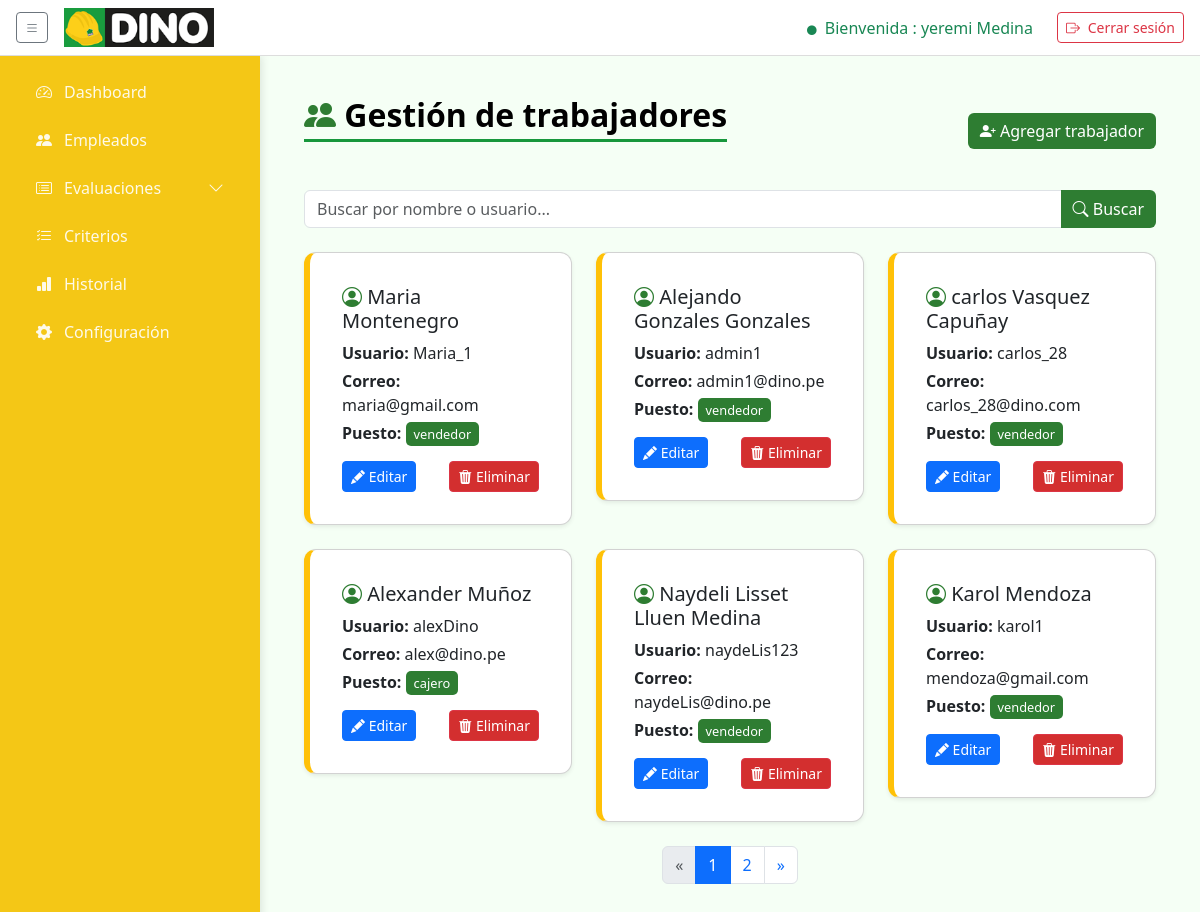
Page /empleados/ (signed in) on the committed database.
### core/models.py (models this page shows, shortened)
class Usuario(AbstractUser):
    """
    Modelo personalizado para el usuario, heredando de AbstractUser.
    Este modelo ahora solo contiene los campos estándar del usuario.
    """

class Trabajador(models.Model):
    user = models.OneToOneField(settings.AUTH_USER_MODEL, on_delete=models.CASCADE, related_name='trabajador', null=True, blank=True)
    puesto = models.ForeignKey(Puesto, on_delete=models.SET_NULL, null=True, blank=True)
    telefono = models.CharField(max_length=20, blank=True)
    direccion = models.CharField(max_length=200, blank=True)

class Puesto(models.Model):
    nombre = models.CharField(max_length=50, unique=True)
    descripcion = models.TextField(blank=True, null=True)

### core/views.py (the view)
# urls.py: path('empleados/', views.gestion_empleados, name='gestion_empleados'),
@login_required
def gestion_empleados(request):
    query = request.GET.get('q', '')
    qs = Trabajador.objects.select_related('user')
    if query:
        qs = qs.filter(
            Q(user__username__icontains=query) |
            Q(user__first_name__icontains=query) |
            Q(user__last_name__icontains=query)
        )
    paginator = Paginator(qs, 6)
    page = request.GET.get('page')
    page_obj = paginator.get_page(page)
    return render(request, 'empleados/lista.html', {
        'empleados': page_obj,
        'query': query
    })

### templates/empleados/lista.html (shortened to what this page needs)
{% extends "base/base.html" %}
{% load static %}
{% block extra_css %}
<link rel="stylesheet" href="{% static 'css/empleados.css' %}">
{% endblock %}
{% block content %}
<div class="container mt-2">
  <div class="d-flex justify-content-between align-items-center mb-4">
    <h2 class="titulo">
      <i class="bi bi-people-fill icono-verde"></i> Gestión de trabajadores
    </h2>
    <a href="{% url 'agregar_empleado' %}" class="btn btn-success">
      <i class="bi bi-person-plus-fill"></i> Agregar trabajador
    </a>
  </div>
  <form method="get" class="mb-4">
    <div class="input-group">
      <input type="text" name="q" class="form-control"
             placeholder="Buscar por nombre o usuario..." value="{{ query }}">
      <button class="btn btn-success" type="submit">
        <i class="bi bi-search"></i> Buscar
      </button>
    </div>
  </form>
  <div class="row">
    {% for t in empleados %}
    <div class="col-md-4">
      <div class="card p-3 mb-4 shadow-sm">
        <div class="card-body">
          <h5 class="card-title">
            <i class="bi bi-person-circle icono-verde"></i>
            {{ t.user.first_name }} {{ t.user.last_name }}
          </h5>
          <p class="card-text mb-1">
            <strong>Usuario:</strong> {{ t.user.username }}
          </p>
          <p class="card-text mb-1">
            <strong>Correo:</strong> {{ t.user.email }}
          </p>
          <p class="card-text mb-1">
            <strong>Puesto:</strong>
            <span class="badge-puesto">
              {{ t.puesto.nombre|default:"No asignado" }}
            </span>
          </p>
          <div class="d-flex justify-content-between mt-3">
            <a href="{% url 'editar_empleado' t.id %}" class="btn btn-sm btn-primary">
              <i class="bi bi-pencil-fill"></i> Editar
            </a>
            <a href="{% url 'eliminar_empleado' t.id %}" class="btn btn-sm btn-danger"
               onclick="return confirm('¿Eliminar a {{ t.user.username }}?')">
              <i class="bi bi-trash3-fill"></i> Eliminar
            </a>
          </div>
        </div>
      </div>
    </div>
    {% empty %}
    <div class="col-12">
      <p class="text-muted">No hay trabajadores registrados.</p>
    </div>
    {% endfor %}
  </div>
  {% if empleados.has_other_pages %}
  <nav aria-label="Paginación trabajadores">
    <ul class="pagination justify-content-center">
      {% if empleados.has_previous %}
      <li class="page-item">
        <a class="page-link" href="?q={{ query }}&page={{ empleados.previous_page_number }}">&laquo;</a>
      </li>
      {% else %}
      <li class="page-item disabled"><span class="page-link">&laquo;</span></li>
      {% endif %}
      {% for num in empleados.paginator.page_range %}
      <li class="page-item {% if empleados.number == num %}active{% endif %}">
        <a class="page-link" href="?q={{ query }}&page={{ num }}">{{ num }}</a>
      </li>
      {% endfor %}
      {% if empleados.has_next %}
      <li class="page-item">
        <a class="page-link" href="?q={{ query }}&page={{ empleados.next_page_number }}">&raquo;</a>
      </li>
      {% else %}
      <li class="page-item disabled"><span class="page-link">&raquo;</span></li>
      {% endif %}
    </ul>
  </nav>
  {% endif %}
</div>
{% endblock %}

### templates/base/base.html (shortened to what this page needs)
{% load static %}
<!DOCTYPE html>
<html lang="es">
<head>
    <link href="https://cdn.jsdelivr.net/npm/bootstrap@5.3.0/dist/css/bootstrap.min.css" rel="stylesheet" />
    <link href="https://cdn.jsdelivr.net/npm/bootstrap-icons@1.10.5/font/bootstrap-icons.css" rel="stylesheet" />
    {% block extra_css %}{% endblock %}
</head>
<body>
    <nav class="navbar d-flex justify-content-between align-items-center">
        <div class="d-flex align-items-center">
            <button id="sidebarToggle" class="btn btn-outline-secondary btn-sm me-3">
                <i class="bi bi-list"></i>
            </button>
            <a class="navbar-brand">
                <img src="{% static 'img/logo_dino.png' %}" alt="Logo Dino">
            </a>
        </div>
        <div class="d-flex align-items-center">
            <span class="text-success me-4">
                <i class="bi bi-circle-fill me-1" style="font-size:.6rem;"></i> Bienvenida :
                {{ request.user.get_full_name|default:request.user.username }}
            </span>
            <form id="logoutForm" method="post" action="{% url 'index' %}">
                <button type="submit" class="btn btn-outline-danger btn-sm">
                    <i class="bi bi-box-arrow-right me-1"></i> Cerrar sesión
                </button>
            </form>
        </div>
    </nav>
    {% with request.resolver_match.url_name as view_name %}
    <div class="d-flex main">
        <aside class="sidebar" id="sidebar">
            <ul class="nav flex-column">
                <li class="nav-item">
                    <a href="{% url 'admin_dashboard' %}"
                        class="nav-link {% if view_name == 'admin_dashboard' %}active{% endif %}">
                        <i class="bi bi-speedometer2"></i><span>Dashboard</span>
                    </a>
                </li>
                <li class="nav-item">
                    <a href="{% url 'gestion_empleados' %}"
                        class="nav-link {% if view_name == 'gestion_empleados' %}active{% endif %}">
                        <i class="bi bi-people-fill"></i><span>Empleados</span>
                    </a>
                </li>
                <li
                    class="nav-item has-submenu {% if view_name == 'lista_evaluaciones' or view_name == 'realizar_autoevaluacion' %}submenu-open{% endif %}">
                    <a href="#" class="nav-link submenu-toggle">
                        <i class="bi bi-card-list"></i><span>Evaluaciones</span>
                        <i class="bi bi-chevron-down ms-auto"></i>
                    </a>
                </li>
                <li class="nav-item">
                    <a href="{% url 'lista_criterios' %}"
                        class="nav-link {% if view_name == 'lista_criterios' %}active{% endif %}">
                        <i class="bi bi-list-check"></i><span>Criterios</span>
                    </a>
                </li>
                <li class="nav-item">
                    <a href="{% url 'historial_evaluaciones' %}"
                        class="nav-link {% if view_name == 'historial_evaluaciones' %}active{% endif %}">
                        <i class="bi bi-bar-chart-fill"></i><span>Historial</span>
                    </a>
                </li>
                <li class="nav-item">
                    <a href="{% url 'admin_dashboard' %}"
                        class="nav-link {% if view_name == 'configuracion' %}active{% endif %}">
                        <i class="bi bi-gear-fill"></i><span>Configuración</span>
                    </a>
                </li>
            </ul>
        </aside>
        <main class="content">
            {% block content %}{% endblock %}
        </main>
    </div>
    {% endwith %}
</body>
</html>

### static/css/empleados.css (style rules this page uses)
body { background-color: #f5fff5; font-family: 'Segoe UI', sans-serif; }
.titulo { color: #2e7d32; font-weight: bold; }
.btn-success { background-color: #2e7d32; border: none; }
.btn-danger { background-color: #d32f2f; }
.card { border-left: 6px solid #ffc107; border-radius: 12px; transition: all 0.2s; }
.badge-puesto { background-color: #2e7d32; color: white; padding: 3px 8px; border-radius: 5px; font-size: 0.8rem; }
.icono-verde { color: #2e7d32; }

### templates/base/base.html (style rules this page uses)
:root { --sidebar-width: 260px; --sidebar-collapsed: 80px; --primary: #F4C716; --bg: #f9f9f9; --tre: #17973C; --secundary: #000000; --shadow: rgba(0, 0, 0, 0.1); }
html, body { margin: 0; padding: 0; height: 100%; background: var(--bg); font-family: 'Lato', sans-serif; }
.d-flex.main { height: calc(100vh - 56px); }
aside.sidebar { position: fixed; top: 56px; left: 0; bottom: 0; width: var(--sidebar-width); background: black; color: #fff; padding: 1rem; box-shadow: 2px 0 8px var(--shadow); transition: width .3s; z-index: 1050; }
aside.sidebar .nav-link { color: rgba(255, 255, 255, 0.9); margin-bottom: .5rem; border-radius: 6px; display: flex; align-items: center; gap: .5rem; white-space: nowrap; overflow: hidden; }
aside.sidebar .nav-link i { min-width: 24px; text-align: center; }
aside.sidebar .nav-link span { transition: opacity .3s; }
main.content { margin-top: 56px; margin-left: var(--sidebar-width); padding: 2rem; transition: margin-left .3s; position: relative; overflow: auto; }
main.content h2 { color: var(--primary); border-bottom: 3px solid var(--primary); padding-bottom: .3rem; margin-bottom: 1.5rem; }
nav.navbar { background: #fff; border-bottom: 1px solid #ddd; height: 56px; z-index: 1100; padding: 0 1rem; position: fixed; top: 0; left: 0; right: 0; }
nav.navbar .navbar-brand { flex: none; display: flex; align-items: center; }
nav.navbar .navbar-brand img { width: 150px; height: auto; flex-shrink: 0; }
aside.sidebar { width: var(--sidebar-width); background: var(--primary); color: #fff; display: flex; flex-direction: column; padding: 1rem; box-shadow: 2px 0 8px var(--shadow); transition: width .3s; }
main.content { flex: 1; overflow: auto; padding: 2rem; }
main.content h2 { color: var(--secundary); border-bottom: 3px solid var(--tre); padding-bottom: .3rem; margin-bottom: 1.5rem; }
.has-submenu { position: relative; }

### rows in the picture
Usuario: user.get_full_name "yeremi Medina"
Trabajador: user.first_name "Maria", user.last_name "Montenegro", user.username "Maria_1", user.email "maria@gmail.com", puesto.nombre "vendedor"
Trabajador: user.first_name "Alejando", user.last_name "Gonzales Gonzales", user.username "admin1", user.email "admin1@dino.pe", puesto.nombre "vendedor"
Trabajador: user.first_name "carlos", user.last_name "Vasquez Capuñay", user.username "carlos_28", user.email "carlos_28@dino.com", puesto.nombre "vendedor"
Trabajador: user.first_name "Alexander", user.last_name "Muñoz", user.username "alexDino", user.email "alex@dino.pe", puesto.nombre "cajero"
Trabajador: user.first_name "Naydeli Lisset", user.last_name "Lluen Medina", user.username "naydeLis123", user.email "naydeLis@dino.pe", puesto.nombre "vendedor"
Trabajador: user.first_name "Karol", user.last_name "Mendoza", user.username "karol1", user.email "mendoza@gmail.com", puesto.nombre "vendedor"

### other values in the picture
{{ num }} "1" "2"
